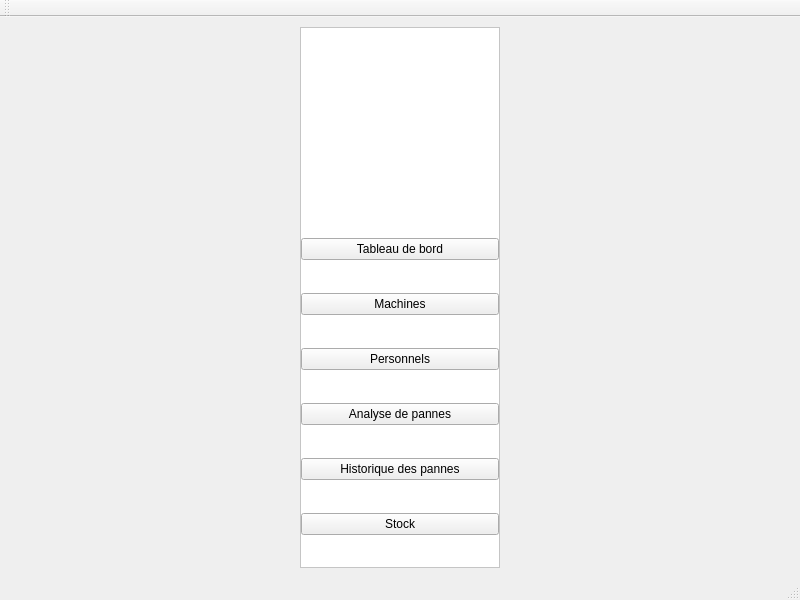
<?xml version="1.0" encoding="UTF-8"?>
<ui version="4.0">
 <class>MainWindow</class>
 <widget class="QMainWindow" name="MainWindow">
  <property name="geometry">
   <rect>
    <x>0</x>
    <y>0</y>
    <width>800</width>
    <height>600</height>
   </rect>
  </property>
  <property name="windowTitle">
   <string>Socobis</string>
  </property>
  <property name="styleSheet">
   <string notr="true">*{
	font: 11pt &quot;Calibri&quot;;
}
#sidebar{
	background-color: rgb(255, 255, 255);
}

</string>
  </property>
  <widget class="QWidget" name="centralwidget">
   <layout class="QHBoxLayout" name="contentLayout">
    <property name="leftMargin">
     <number>10</number>
    </property>
    <property name="topMargin">
     <number>10</number>
    </property>
    <property name="rightMargin">
     <number>10</number>
    </property>
    <property name="bottomMargin">
     <number>10</number>
    </property>
    <item>
     <widget class="QFrame" name="sidebar">
      <property name="minimumSize">
       <size>
        <width>200</width>
        <height>0</height>
       </size>
      </property>
      <property name="maximumSize">
       <size>
        <width>200</width>
        <height>16777215</height>
       </size>
      </property>
      <property name="frameShape">
       <enum>QFrame::StyledPanel</enum>
      </property>
      <property name="frameShadow">
       <enum>QFrame::Raised</enum>
      </property>
      <layout class="QVBoxLayout" name="verticalLayout">
       <property name="leftMargin">
        <number>0</number>
       </property>
       <property name="topMargin">
        <number>0</number>
       </property>
       <property name="rightMargin">
        <number>0</number>
       </property>
       <property name="bottomMargin">
        <number>0</number>
       </property>
       <item>
        <widget class="QLabel" name="logo">
         <property name="maximumSize">
          <size>
           <width>300</width>
           <height>150</height>
          </size>
         </property>
         <property name="text">
          <string/>
         </property>
         <property name="pixmap">
          <pixmap resource="socobis.qrc">:/assets/images/logo Socobis.jpg</pixmap>
         </property>
         <property name="scaledContents">
          <bool>false</bool>
         </property>
         <property name="alignment">
          <set>Qt::AlignHCenter|Qt::AlignTop</set>
         </property>
        </widget>
       </item>
       <item>
        <widget class="QPushButton" name="bordBtn">
         <property name="enabled">
          <bool>true</bool>
         </property>
         <property name="cursor">
          <cursorShape>PointingHandCursor</cursorShape>
         </property>
         <property name="text">
          <string>Tableau de bord</string>
         </property>
        </widget>
       </item>
       <item>
        <widget class="QPushButton" name="machineBtn">
         <property name="cursor">
          <cursorShape>PointingHandCursor</cursorShape>
         </property>
         <property name="text">
          <string>Machines</string>
         </property>
        </widget>
       </item>
       <item>
        <widget class="QPushButton" name="persBtn">
         <property name="cursor">
          <cursorShape>PointingHandCursor</cursorShape>
         </property>
         <property name="text">
          <string>Personnels</string>
         </property>
        </widget>
       </item>
       <item>
        <widget class="QPushButton" name="analyseBtn">
         <property name="cursor">
          <cursorShape>PointingHandCursor</cursorShape>
         </property>
         <property name="text">
          <string>Analyse de pannes</string>
         </property>
        </widget>
       </item>
       <item>
        <widget class="QPushButton" name="storyBtn">
         <property name="cursor">
          <cursorShape>PointingHandCursor</cursorShape>
         </property>
         <property name="text">
          <string>Historique des pannes</string>
         </property>
        </widget>
       </item>
       <item>
        <widget class="QPushButton" name="stockBtn">
         <property name="cursor">
          <cursorShape>PointingHandCursor</cursorShape>
         </property>
         <property name="text">
          <string>Stock</string>
         </property>
        </widget>
       </item>
      </layout>
     </widget>
    </item>
   </layout>
  </widget>
  <widget class="QMenuBar" name="menubar">
   <property name="geometry">
    <rect>
     <x>0</x>
     <y>0</y>
     <width>800</width>
     <height>23</height>
    </rect>
   </property>
  </widget>
  <widget class="QStatusBar" name="statusbar"/>
  <widget class="QToolBar" name="toolBar">
   <property name="windowTitle">
    <string>toolBar</string>
   </property>
   <attribute name="toolBarArea">
    <enum>TopToolBarArea</enum>
   </attribute>
   <attribute name="toolBarBreak">
    <bool>false</bool>
   </attribute>
  </widget>
 </widget>
 <resources>
  <include location="socobis.qrc"/>
 </resources>
 <connections/>
</ui>
